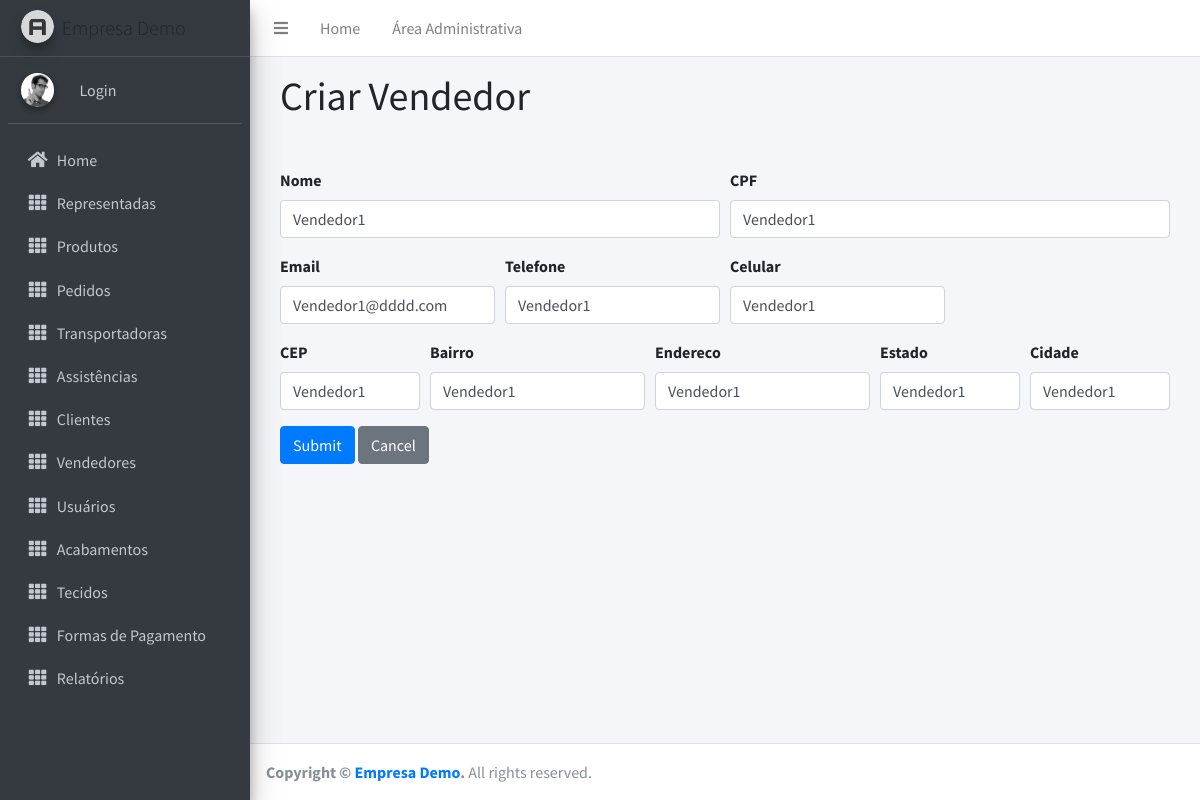
Screenshot of /myapp/vendedor/1/update/ with the database file from the repository.
### myapp/models.py (models this page shows, shortened)
class Vendedor(models.Model):
    nome = models.CharField(max_length=200, help_text="Nome do Vendedor")
    cpf = models.CharField(max_length=200)
    estado = models.CharField(max_length=200)
    cidade = models.CharField(max_length=200)
    cep = models.CharField(max_length=200)
    endereco = models.CharField(max_length=200)
    bairro = models.CharField(max_length=200)
    telefone = models.CharField(max_length=200)
    celular = models.CharField(max_length=200)
    email = models.EmailField(max_length=200)
    lastUpdate = models.DateTimeField(auto_now=True)

### myapp/views.py (the view)
# urls.py: path('vendedor/<int:pk>/update/', views.VendedorUpdate.as_view(), name='vendedor-update'),
class VendedorUpdate( UpdateView):
    model = Vendedor
    fields = '__all__'

### myapp/templates/myapp/vendedor_form.html (shortened to what this page needs)
{% extends "base_generic.html" %}
{% load widget_tweaks %}
{% block content %}
    <div class="form-container">
        <h1 class="mb-5">Criar Vendedor</h1>
        <form action="" method="post">
            <div class="form-row">
                <div class="form-group col-md-6">
                    <label>Nome</label>
                    {{ form.nome|add_class:'form-control' }}
                </div>
                <div class="form-group col-md-6">
                    <label>CPF</label>
                    {{ form.cpf|add_class:'form-control' }}
                </div>
            </div>
            <div class="form-row">
                <div class="form-group col-md-3">
                    <label>Email</label>
                    {{ form.email|add_class:'form-control' }}
                </div>
                <div class="form-group col-md-3">
                    <label>Telefone</label>
                    {{ form.telefone|add_class:'form-control' }}
                </div>
                <div class="form-group col-md-3">
                    <label>Celular</label>
                    {{ form.celular|add_class:'form-control' }}
                </div>
            </div>
            <div class="form-row">
                <div class="form-group col-md-2">
                    <label>CEP</label>
                    {{ form.cep|add_class:'form-control' }}
                </div>
                <div class="form-group col-md-3">
                    <label>Bairro</label>
                    {{ form.bairro|add_class:'form-control' }}
                </div>
                <div class="form-group col-md-3">
                    <label>Endereco</label>
                    {{ form.endereco|add_class:'form-control' }}
                </div>
                <div class="form-group col-md-2">
                    <label>Estado</label>
                    {{ form.estado|add_class:'form-control' }}
                </div>
                <div class="form-group col-md-2">
                    <label>Cidade</label>
                    {{ form.cidade|add_class:'form-control' }}
                </div>
            </div>
            <input class="btn btn-primary submit-btn" type="submit" value="Submit" />
            <a href="{% url 'vendedores' %}"><input class="btn btn-secondary submit-btn" type="button" value="Cancel" /></a>
        </form>
    </div>
{% endblock %}

### static/css/form_styles.css (style rules this page uses)
.form-container { height: 100%; padding: 15px 30px; }

### rows the page displays
Vendedor: nome "Vendedor1", cpf "Vendedor1", email "Vendedor1@dddd.com", telefone "Vendedor1", celular "Vendedor1", cep "Vendedor1", bairro "Vendedor1", endereco "Vendedor1", estado "Vendedor1", cidade "Vendedor1"
